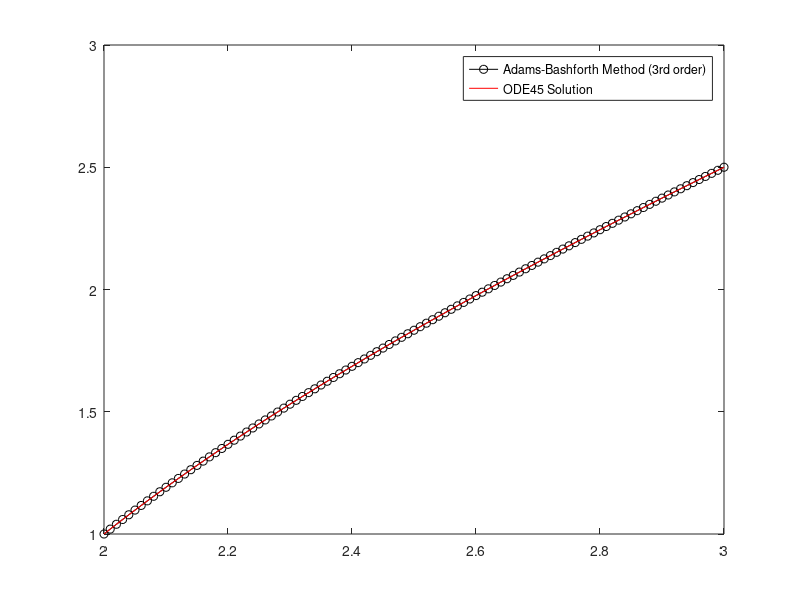

Here is the MATLAB script that generated this plot:
clear   % Clears variables of workspace keeping functions and classes,
        % clear all includes function and classes too
% clc     % Clears the command window
close all   % Closes all MATLAB figure windows

% Define the function f(x, y) representing the differential equation
f = @(x, y) 1 + (x - y)^2;

% Initial conditions
x(1) = 2;
y(1) = 1;

% Step size
h = 0.01;

% Number of iterations
n = 1 / h + 1;

% Perform the first two iterations using forward Euler method
for i = 1:2
    y(i + 1) = y(i) + h * f(x(i), y(i)); % Forward Euler method
    x(i + 1) = x(i) + h;
end

% Perform the remaining iterations using the 3rd order Adams-Bashforth method
for i = 3:n - 1
    % 3rd order Adams-Bashforth formula
    y(i + 1) = y(i) + (h / 12) * (23 * f(x(i), y(i)) - 16 * f(x(i - 1), y(i - 1)) + 5 * f(x(i - 2), y(i - 2)));
    x(i + 1) = x(i) + h;
end

% Print the final solution
fprintf("y(%f) = %f \n", x(end), y(end))

% Plot the results of the Adams-Bashforth method
plot(x, y, '-ok')
hold on;

% Solve the same differential equation using ODE45 for comparison
xspan = [2 3];
y0 = 1;
[x, y] = ode45(@(x, y) 1 + (x - y)^2, xspan, y0);

% Plot the results of ODE45
plot(x, y, '-r')

% Add legend to the plot
legend({'Adams-Bashforth Method (3rd order)', 'ODE45 Solution'})
